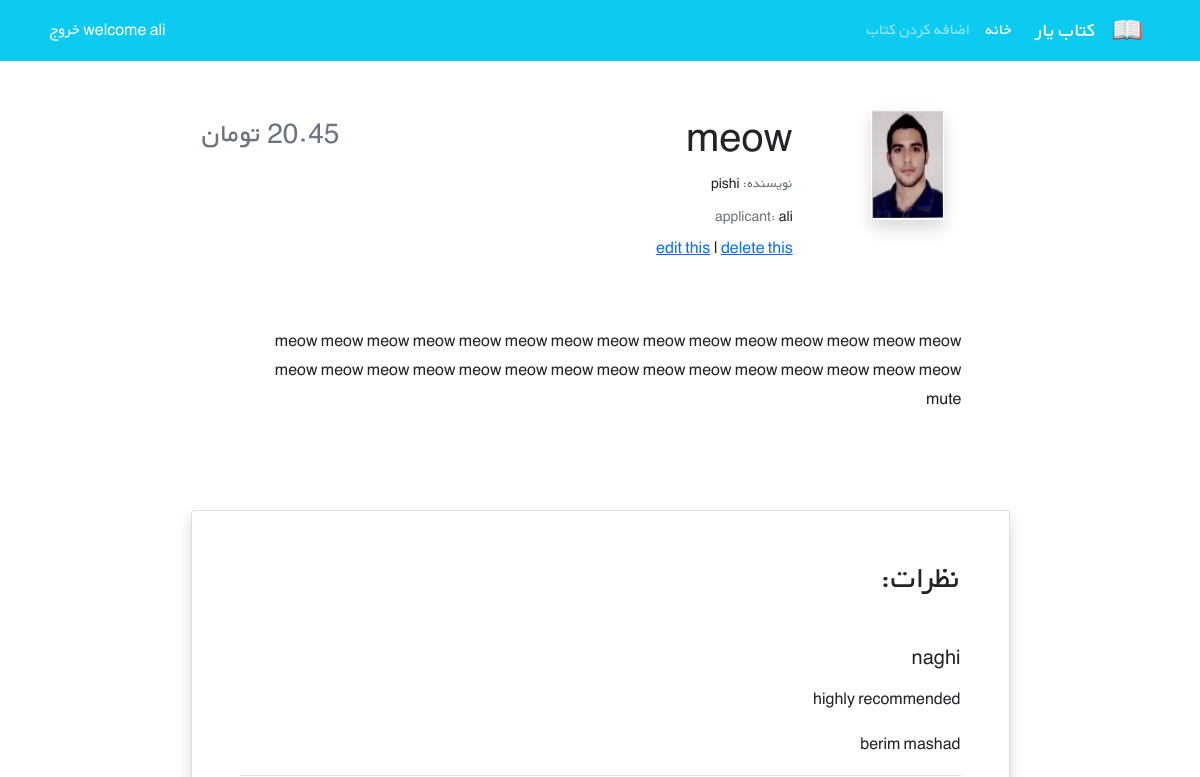
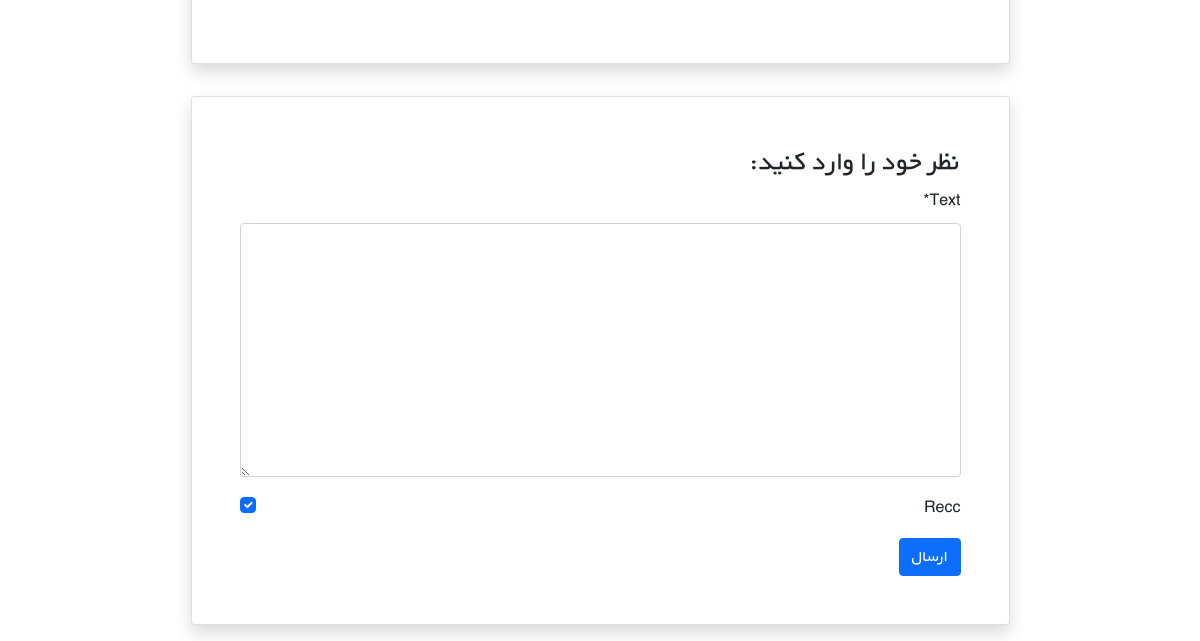
The page /books/2/ (signed in) on the database as committed earlier (2 pictures, top to bottom).
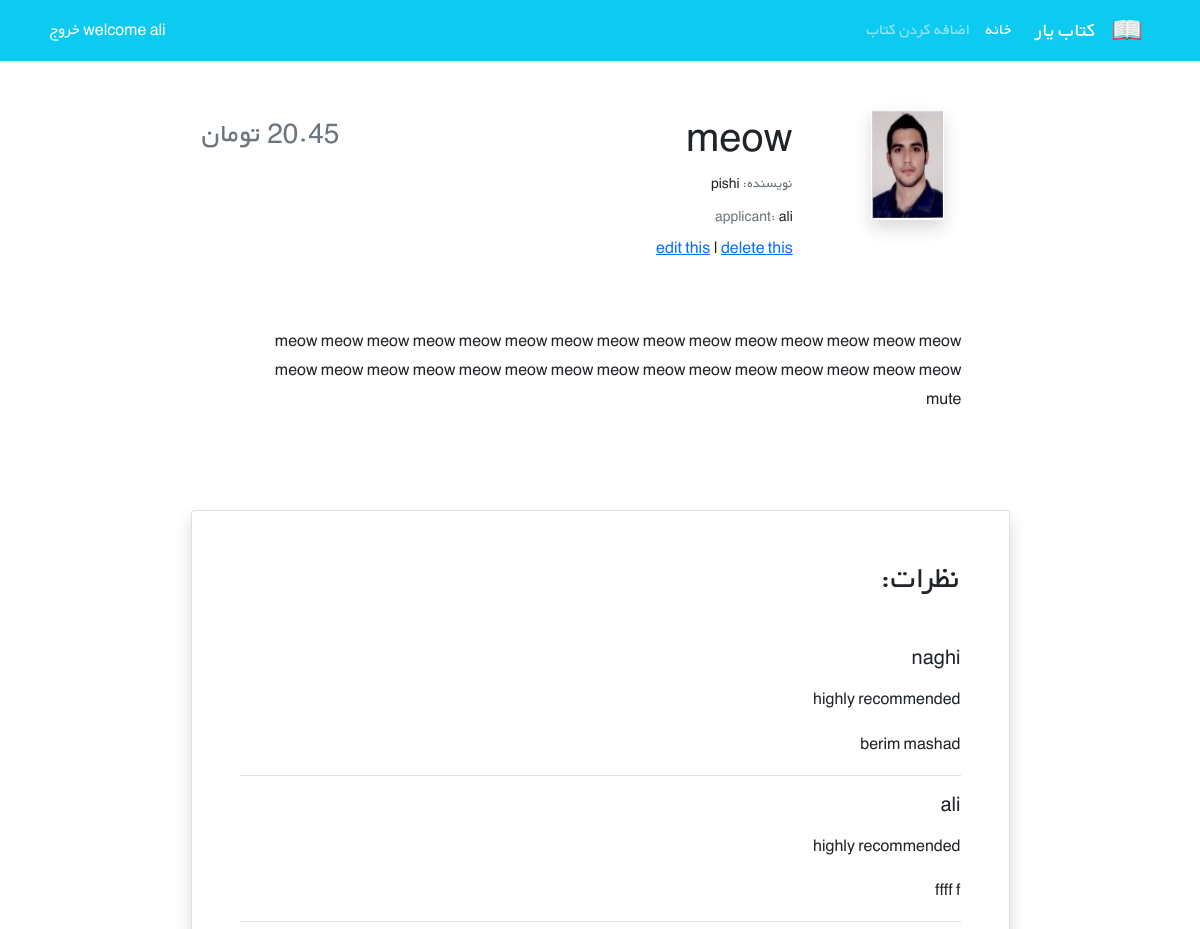
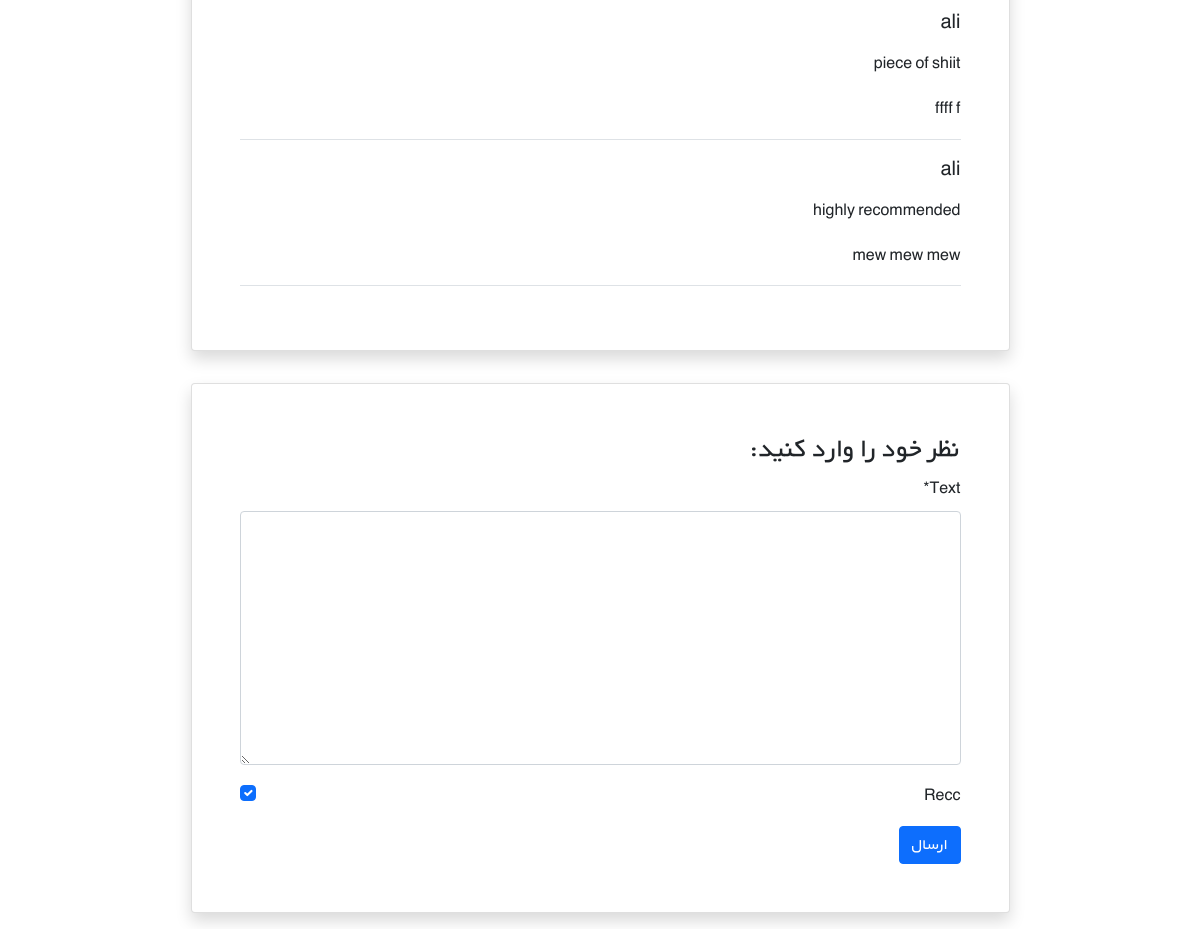
The same page on the database as committed later (2 pictures, top to bottom).
### accs/models.py (models this page shows)
class Customizeuser(AbstractUser):
    sen = models.PositiveIntegerField(null=True, blank=True)

### bookha/models.py (models this page shows, shortened)
class Book(models.Model):
    user = models.ForeignKey(get_user_model(), on_delete=models.CASCADE)
    title = models.CharField(max_length=200)
    author = models.CharField(max_length=200)
    desc = models.TextField()
    price = models.DecimalField(max_digits=5, decimal_places=2) # ta 5 ragham save kun ke 2 raghamesh ashaare
    covers = models.ImageField(upload_to='covers/', blank=True)  # pillow nasb shavad ghablesh va setting, urls/config modify shavand

class Comment(models.Model):
    user = models.ForeignKey(get_user_model(), on_delete=models.CASCADE)
    Which_book = models.ForeignKey(Book, on_delete=models.CASCADE, related_name='comments')
    text = models.TextField()
    date = models.DateField(auto_now_add=True)
    is_active = models.BooleanField(default=True)
    recc = models.BooleanField(default=True)

### bookha/views.py (the view)
# urls.py: path('<int:pk>/', bookdetail, name='detail'),
@login_required
def bookdetail(request, pk):
    book = get_object_or_404(Book, pk=pk)
    comments1 = book.comments.all()
    if request.method == 'POST':
        comments2 = Commentform(request.POST)
        if comments2.is_valid():
            newcm = comments2.save(commit=False)
            newcm.Which_book = book
            newcm.user = request.user
            newcm.save()
            comments2 = Commentform()
    else:
        comments2 = Commentform()
    return render(request, 'bookha/bookdetail.html', {'book': book, 'comments': comments1, 'comment_form': comments2})

### bookha/forms.py
class Commentform(forms.ModelForm):
    class Meta:
        model = Comment
        fields = ('text', 'recc',)

### bookha/templates/bookha/bookdetail.html (shortened to what this page needs)
{% extends '_base.html' %}
{% load crispy_forms_tags %}
{% block content %}
    <div class="container mt-5" dir="rtl">
        <div class="">
            <div class="">
                <div class="d-flex justify-content-center">
                    <div class="row w-sm-75 w-100">
                        <div class="col-xs-12 col-md-3 d-flex justify-content-center">
                            <div>
                                {% if book.covers %}
                                    <img class="shadow" src="{{ book.covers.url }}" class="img-fluid rounded-start" alt="...">
                                {% else %}
                                    <img src="#" class="img-fluid rounded-start" alt="...">
                                {% endif %}
                            </div>
                        </div>
                        <div class="col-xs-12 col-md-6 text-center text-md-end mt-md-1 mt-4">
                            <h1>{{ book.title }}</h1>
                            <h5 class="small my-1"><span class="text-muted">نویسنده: </span>{{ book.author }}</h5>
                            <h5 class="small my-1"><span class="text-muted">applicant: </span>{{ book.user.username }}</h5>
                            <a href="{% url 'up_to_date' book.id %}">edit this</a>
                            <span>|</span>
                            <a href="{% url 'deleting' book.id %}">delete this</a>
                        </div>
                        <div class="col-xs-12 col-md-3 d-flex flex-column">
                            <h3 class="align-self-center pt-2 text-muted align-self-md-end">
                                {{ book.price }} تومان
                            </h3>
                        </div>
                    </div>
                </div>
                <div class="d-flex justify-content-center">
                    <div class="my-3 p-5 w-sm-75 w-100">
                        {{ book.desc|linebreaks }}
                    </div>
                </div>
                <div class="d-flex justify-content-center">
                    <div class="card shadow my-3 p-5 w-sm-75 w-100">
                        <h2 class="mb-5">نظرات:</h2>
                        {% for comment in comments %}
                        {% if comment.is_active %}
                        <div class="border-bottom mb-3">
                            <h5 class="mb-3">{{ comment.user.username}}</h5>
                            {% if comment.recc %}
                                <p>highly recommended</p>
                            {% else %}
                                <p>piece of shiit</p>
                            {% endif %}
                        {% endif %}
                            <p>{{ comment.text|linebreaks }}</p>
                        </div>
                        {% endfor %}
                    </div>
                </div>
                <div class="d-flex justify-content-center">
                    <div class="card shadow my-3 p-5 w-sm-75 w-100">
                        <h3>نظر خود را وارد کنید:</h3>
                        <form method="POST">
                            {{ comment_form|crispy }}
                            <button type="submit" class="btn btn-primary">ارسال</button>
                        </form>
                    </div>
                </div>
            </div>
        </div>
    </div>
{% endblock %}

### templates/_base.html (shortened to what this page needs)
{% load static %}
<!DOCTYPE HTML PUBLIC "-//W3C//DTD HTML 4.01//EN" "http://www.w3.org/TR/html4/strict.dtd">
<html lang="en">
<head>
    <link href="https://cdn.jsdelivr.net/npm/bootstrap@5.1.3/dist/css/bootstrap.min.css" rel="stylesheet"
>
    <link rel="stylesheet" href="{% static 'css/style.css' %}">
</head>
<body>
<nav class="navbar navbar-expand-lg navbar-dark bg-info" dir="rtl">
    <div class="container">
        <a class="navbar-brand" href="#">
            <img src="{% static 'icons/book.png' %}" alt="" height="30"
                 class="d-inline-block align-text-top">
        </a>
        <a class="navbar-brand mx-3" href="{% url 'home' %}">کتاب یار</a>
        <div class="collapse navbar-collapse" id="navbarNavAltMarkup">
            <div class="navbar-nav">
                <a class="nav-link active" aria-current="page" href="{% url 'booklis' %}">خانه</a>
                <a class="nav-link" href="{% url 'create' %}">اضافه کردن کتاب</a>
            </div>
        </div>
        {% if user.is_authenticated %}
        <div class="mx-2 text-white">welcome {{ user.username }}  <a class="link-light text-decoration-none" href="{% url 'logout' %}">خروج</a>
        {% else %}
             <a class="link-light text-decoration-none" href="{% url 'login' %}">login here</a>
            <span> or </span>
            <a class="link-light text-decoration-none" href="{% url 'signup' %}">or signup</a>
        {% endif %}
        </div>
    </div>
</nav>
<div class="container">
    {% block content %}
    {% endblock %}
</div>
</body>
</html>

### static/css/style.css (style rules this page uses)
* { font-family: 'BYekan', sans-serif; line-height: 1.8rem; }
@media (min-width: 576px) { .w-sm-75 { width: 75%!important; } }

Rows that differ between the two databases and show on the page:
added Comment: user.username "ali", recc "highly recommended", text "ffff f"
added Comment: user.username "ali", recc "piece of shiit", text "ffff f"
added Comment: user.username "ali", recc "highly recommended", text "mew mew mew"
